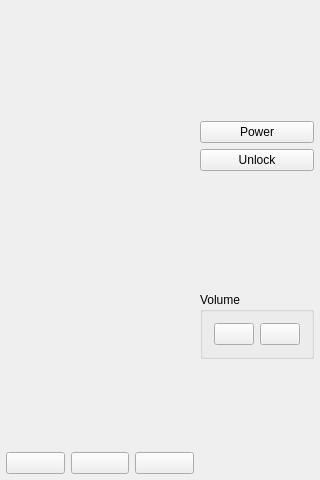
<?xml version="1.0" encoding="UTF-8"?>
<ui version="4.0">
 <class>MainWindow</class>
 <widget class="QMainWindow" name="MainWindow">
  <property name="geometry">
   <rect>
    <x>0</x>
    <y>0</y>
    <width>320</width>
    <height>480</height>
   </rect>
  </property>
  <property name="windowTitle">
   <string notr="true">DivvyDroid</string>
  </property>
  <property name="windowIcon">
   <iconset resource="divvydroid.qrc">
    <normaloff>:/icons/android-debug-bridge.svg</normaloff>:/icons/android-debug-bridge.svg</iconset>
  </property>
  <widget class="QWidget" name="centralWidget">
   <layout class="QHBoxLayout" name="horizontalLayout_2">
    <property name="spacing">
     <number>0</number>
    </property>
    <property name="leftMargin">
     <number>6</number>
    </property>
    <property name="topMargin">
     <number>6</number>
    </property>
    <property name="rightMargin">
     <number>6</number>
    </property>
    <property name="bottomMargin">
     <number>6</number>
    </property>
    <item>
     <layout class="QVBoxLayout" name="layBottom">
      <property name="spacing">
       <number>0</number>
      </property>
      <item>
       <widget class="QLabel" name="screen">
        <property name="sizePolicy">
         <sizepolicy hsizetype="MinimumExpanding" vsizetype="MinimumExpanding">
          <horstretch>0</horstretch>
          <verstretch>0</verstretch>
         </sizepolicy>
        </property>
        <property name="scaledContents">
         <bool>false</bool>
        </property>
        <property name="alignment">
         <set>Qt::AlignLeading|Qt::AlignLeft|Qt::AlignTop</set>
        </property>
       </widget>
      </item>
      <item>
       <layout class="QHBoxLayout" name="btnBottom">
        <property name="topMargin">
         <number>6</number>
        </property>
        <item>
         <widget class="QPushButton" name="btnMenu">
          <property name="icon">
           <iconset resource="divvydroid.qrc">
            <normaloff>:/icons/menu.svg</normaloff>:/icons/menu.svg</iconset>
          </property>
          <property name="iconSize">
           <size>
            <width>24</width>
            <height>24</height>
           </size>
          </property>
         </widget>
        </item>
        <item>
         <widget class="QPushButton" name="btnHome">
          <property name="icon">
           <iconset resource="divvydroid.qrc">
            <normaloff>:/icons/home.svg</normaloff>:/icons/home.svg</iconset>
          </property>
          <property name="iconSize">
           <size>
            <width>24</width>
            <height>24</height>
           </size>
          </property>
         </widget>
        </item>
        <item>
         <widget class="QPushButton" name="btnBack">
          <property name="icon">
           <iconset resource="divvydroid.qrc">
            <normaloff>:/icons/undo-variant.svg</normaloff>:/icons/undo-variant.svg</iconset>
          </property>
          <property name="iconSize">
           <size>
            <width>24</width>
            <height>24</height>
           </size>
          </property>
         </widget>
        </item>
       </layout>
      </item>
     </layout>
    </item>
    <item>
     <layout class="QVBoxLayout" name="btnRight">
      <property name="leftMargin">
       <number>6</number>
      </property>
      <item>
       <spacer name="spc1">
        <property name="orientation">
         <enum>Qt::Vertical</enum>
        </property>
        <property name="sizeHint" stdset="0">
         <size>
          <width>20</width>
          <height>40</height>
         </size>
        </property>
       </spacer>
      </item>
      <item>
       <widget class="QPushButton" name="btnPower">
        <property name="text">
         <string>Power</string>
        </property>
        <property name="icon">
         <iconset resource="divvydroid.qrc">
          <normaloff>:/icons/power-standby.svg</normaloff>:/icons/power-standby.svg</iconset>
        </property>
        <property name="iconSize">
         <size>
          <width>20</width>
          <height>20</height>
         </size>
        </property>
       </widget>
      </item>
      <item>
       <widget class="QPushButton" name="btnUnlock">
        <property name="text">
         <string>Unlock</string>
        </property>
        <property name="icon">
         <iconset resource="divvydroid.qrc">
          <normaloff>:/icons/lock-open.svg</normaloff>:/icons/lock-open.svg</iconset>
        </property>
        <property name="iconSize">
         <size>
          <width>20</width>
          <height>20</height>
         </size>
        </property>
       </widget>
      </item>
      <item>
       <spacer name="spc2">
        <property name="orientation">
         <enum>Qt::Vertical</enum>
        </property>
        <property name="sizeHint" stdset="0">
         <size>
          <width>20</width>
          <height>40</height>
         </size>
        </property>
       </spacer>
      </item>
      <item>
       <widget class="QGroupBox" name="grpVolume">
        <property name="title">
         <string>Volume</string>
        </property>
        <layout class="QHBoxLayout" name="horizontalLayout">
         <item>
          <widget class="QPushButton" name="btnVolumeDown">
           <property name="icon">
            <iconset resource="divvydroid.qrc">
             <normaloff>:/icons/volume-minus.svg</normaloff>:/icons/volume-minus.svg</iconset>
           </property>
           <property name="iconSize">
            <size>
             <width>20</width>
             <height>20</height>
            </size>
           </property>
          </widget>
         </item>
         <item>
          <widget class="QPushButton" name="btnVolumeUp">
           <property name="icon">
            <iconset resource="divvydroid.qrc">
             <normaloff>:/icons/volume-plus.svg</normaloff>:/icons/volume-plus.svg</iconset>
           </property>
           <property name="iconSize">
            <size>
             <width>20</width>
             <height>20</height>
            </size>
           </property>
          </widget>
         </item>
        </layout>
       </widget>
      </item>
      <item>
       <spacer name="spc3">
        <property name="orientation">
         <enum>Qt::Vertical</enum>
        </property>
        <property name="sizeHint" stdset="0">
         <size>
          <width>20</width>
          <height>40</height>
         </size>
        </property>
       </spacer>
      </item>
     </layout>
    </item>
   </layout>
  </widget>
 </widget>
 <layoutdefault spacing="6" margin="11"/>
 <resources>
  <include location="divvydroid.qrc"/>
 </resources>
 <connections/>
</ui>
